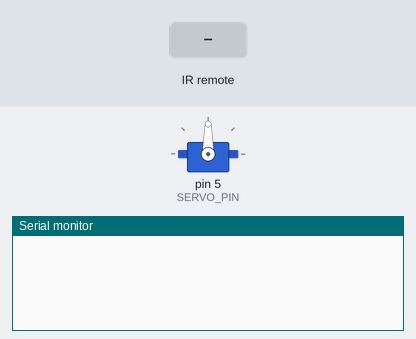
Bench run of a sketch on a simulated Arduino Uno, built with avr-gcc and run on an emulated ATmega328P. Parts: servo, the last lines printed to the serial monitor. The test bench sets the inputs (shaded band).

Above: at 1.2 s.
1.3 s: infrared code 0xFFA25D received
At 2.5 s:
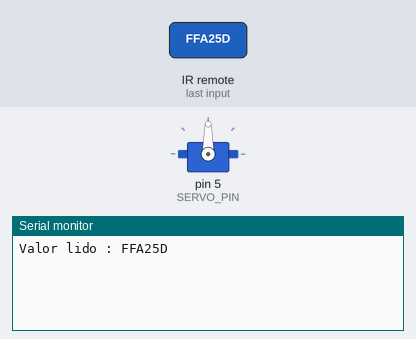
2.8 s: infrared code 0xFF629D received
At 3.7 s:
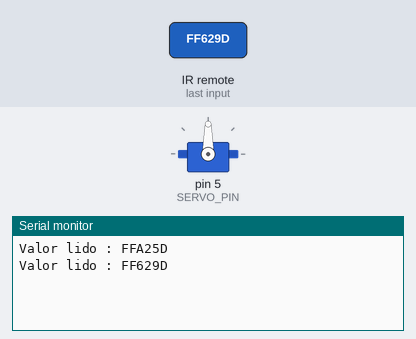
4.3 s: infrared code 0xFFE21D received
At 5.1 s:
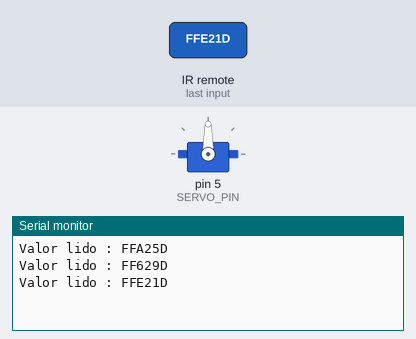

Measured:
- after the input at 1.3 s, the serial monitor: prints a new line at once (image 1)
- after the input at 2.8 s, the serial monitor: prints a new line at once (image 2)
- after the input at 4.3 s, the serial monitor: prints a new line at once (image 3)

The sketch:

P2P.ino
```cpp
/*
 * POINT TO POINT
 * Automaçao de entrega de objeto, de um ponto a outro.
 * De forma programvel, o carrinho ir receber informaçoes enviadas via controle remoto (infra vermelho)
 * para fazer com que o carrinho realize açoes especificas.
 *
 * Configure as variveis do sistema para que eles possom ser visualizas dentro do fluxo de trabalho do carrinho
 *
 * @version 0.0.1
 * @package P2P
 *
 * @see http://metrocamp-2016.github.io/arduino-car/
 *
 * @author Shankar Nakai Gonçalves dos Santos
 * @author Tiago Hass
 * @author Vinicius Souza Gomes
 */

//CONSTANTES
const int PASSOS_POR_PERIODO = 500;
const int MOTOR_VELOCIDADE   = 60; //rpms: Velocidade que motor deve realizar uma rotaço por minuto

/** PORTAS **/
const int RECEPTOR_PIN       = 11;
const int SERVO_PIN          = 5;

const int MOTOR_PIN_1        = 8;
const int MOTOR_PIN_2        = 10;
const int MOTOR_PIN_3        = 9;
const int MOTOR_PIN_4        = 11;

//BOTOES DO CONTROLE REMOTO
const float TECLA_CH_MINUS   = 0xFFA25D;
const float TECLA_CH         = 0xFF629D;
const float TECLA_CH_PLUS    = 0xFFE21D;
const float TECLA_PREV       = 0xFF22DD;
const float TECLA_NEXT       = 0xFF02FD;
const float TECLA_PLAY_PAUSE = 0xFFC23D;
const float TECLA_VOL_MINUS  = 0xFFE01F;
const float TECLA_VOL_PLUS   = 0xFFA857;
const float TECLA_EQ         = 0xFF906F;
const float TECLA_100_PLUS   = 0xFF9867;
const float TECLA_200_PLUS   = 0xFFB04F;
const float TECLA_0          = 0xFF6897;
const float TECLA_1          = 0xFF30CF;
const float TECLA_2          = 0xFF18E7;
const float TECLA_3          = 0xFF7A85;
const float TECLA_4          = 0xFF10EF;
const float TECLA_5          = 0xFF38C7;
const float TECLA_6          = 0xFF5AA5;
const float TECLA_7          = 0xFF42BD;
const float TECLA_8          = 0xFF4AB5;
const float TECLA_9          = 0xFF52AD;


//SERVO
const int SERVO_MAX_TURN     = 180;
const int SERVO_MIN_TURN     = 0;

//MOTOR
const int MOTOR_STEP         = 500;


//CONTROLES
const float FRONT            = TECLA_1;
const float BACK             = TECLA_2;
const float RIGHT            = TECLA_5;
const float LEFT             = TECLA_4;
const float GRAVA            = TECLA_CH;
const float APAGA            = TECLA_CH_MINUS;
```

P2P_Cart.ino
```cpp
/*
 * POINT TO POINT
 * Automaçao de entrega de objeto, de um ponto a outro.
 * De forma programvel, o carrinho ir receber informaçoes enviadas via controle remoto (infra vermelho)
 * para fazer com que o carrinho realize açoes especificas.
 *
 * @version 0.0.1
 * @package P2P
 *
 * @see http://metrocamp-2016.github.io/arduino-car/
 *
 * @author Shankar Nakai Gonçalves dos Santos
 * @author Tiago Hass
 * @author Vinicius Souza Gomes
 */

#include <IRremote.h>
#include <IRremoteInt.h>
#include <Stepper.h>
#include <Servo.h>

//INSTANCIAS DE OBJETOS
Stepper        motor         = Stepper(PASSOS_POR_PERIODO, MOTOR_PIN_1, MOTOR_PIN_2, MOTOR_PIN_3, MOTOR_PIN_4);
Servo          servo;
IRrecv         receptor(RECEPTOR_PIN);
decode_results resultado;

//VARIAVEIS
float resposta;

void setup() {
  //++++++++++++++Inicializa o módulo receptor+++++++++++++++++++
  Serial.begin(9600);
  receptor.enableIRIn();
  //==============================================================

  motor.setSpeed(MOTOR_VELOCIDADE);
  servo.attach(SERVO_PIN);
}

void loop() {
  resposta = get_response();

  if (resposta > 0) {

    if (is_forward(resposta)) {
      go_forward();
    }
    else if (is_backward(resposta)) {
      go_backward();
    }

    if (is_right(resposta)) {
      go_right();
    }
    else if (is_left(resposta)) {
      go_left();
    }

    receptor.resume(); //Le o próximo valor
  }

  delay(15);
}


/**
 * Pega a resposta do controle remoto do KIT arduino.
 * @since 0.0.1
 * @return float Retorna a resposta em valor HexDecimal do valor do controle remoto, caso seja 0 no foi recebido nenhuma informaçao
 */
float get_response() {
  float valor = 0;

  if (receptor.decode(&resultado)) {
    Serial.print("Valor lido : ");
    Serial.println(resultado.value, HEX);

    valor = resultado.value;
  }

  return valor;
}

/**
 * Verifica se o valor passado corresponde a constante de seguir em frente
 * @since 0.0.1
 * @return int Retorna true/false
 */
boolean is_forward(float valor) {
  return (valor == FRONT);
}

/**
 * Verifica se o valor passado corresponde a constante de voltar
 * @since 0.0.1
 * @param float valor Campos preenchido com um valor Hexdecimanl
 * @return int Retorna true/false
 */
boolean is_backward(float valor) {
  return (valor == BACK);
}

/**
 * Verifica se o valor passado corresponde a virar para a direita
 * @since 0.0.1
 * @param float valor Campos preenchido com um valor Hexdecimanl
 * @return int Retorna true/false
 */
boolean is_right(float valor) {
  return (valor == RIGHT);
}

/**
 * Verifica se o valor passado corresponde a virar para a esquerda
 * @since 0.0.1
 * @param float valor Campos preenchido com um valor Hexdecimanl
 * @return int Retorna true/false
 */
boolean is_left(float valor) {
  return (valor == LEFT);
}

/**
 * Move o carrinho para frente
 * @since 0.0.1
 * @return void
 */
void go_forward() {
  motor.step(MOTOR_STEP *(-1));
}

/**
 * Move o carrinho para tras
 * @since 0.0.1
 * @return void
 */
void go_backward() {
  motor.step(MOTOR_STEP);
}

/**
 * Move o carrinho para direita
 * @since 0.0.1
 * @return void
 */
void go_right() {
  servo.write(SERVO_MIN_TURN);
}

/**
 * Move o carrinho para esquerda
 * @since 0.0.1
 * @return void
 */
void go_left(){
  servo.write(SERVO_MAX_TURN);
}
```
